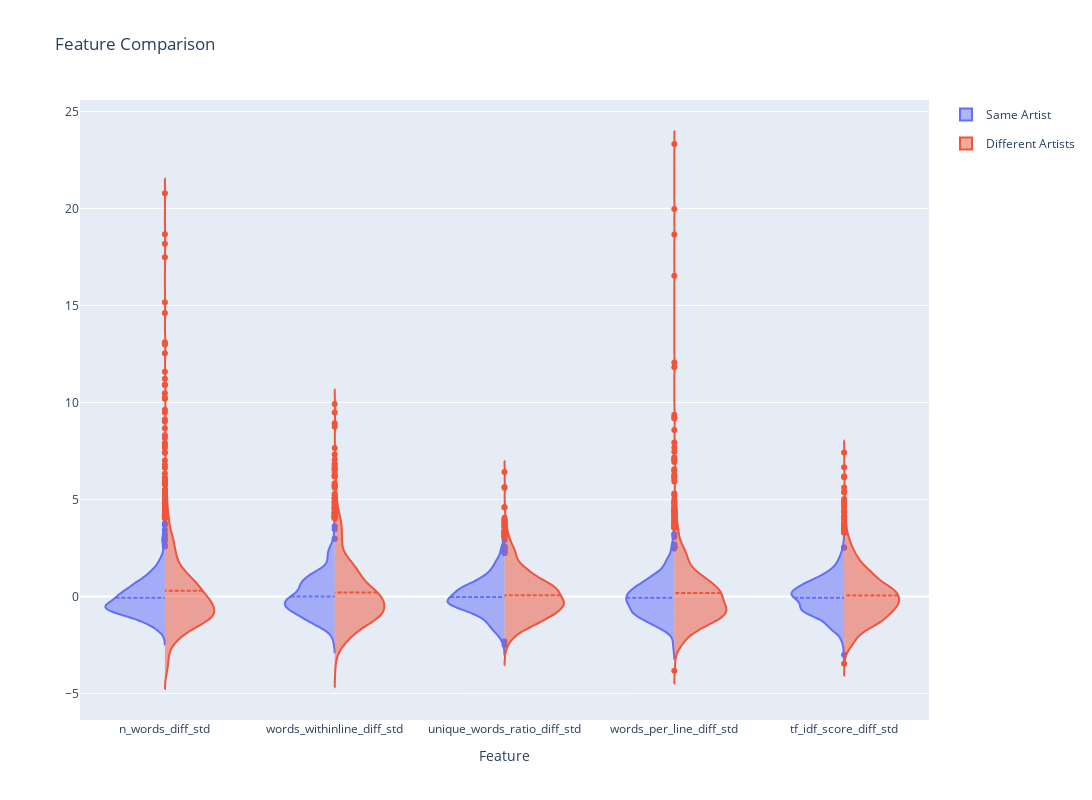

The cell this chart's notebook holds for it:
### Code cell
fig = violine_feature_plot(feature_df, ['n_words_diff_std', 'words_withinline_diff_std', 'unique_words_ratio_diff_std', 'words_per_line_diff_std', 'tf_idf_score_diff_std'])
fig.update_layout(
    autosize=False,
    width=2000,
    height=800,)
fig.update_xaxes(range=[-0.5, 4.5])
fig.show()

# Note that you should click *Autoscale* on the figure option to show all artists' violins

### Figure 1 — Plotly figure (JSON) as saved in the notebook; plotly's stock layout.template omitted (floating-point values rounded to 4 significant figures; data arrays with more than 128 entries replaced by an {"elided": "..."} marker saying what was removed)
{"data": [{"legendgroup": "Same Artist", "meanline": {"visible": true}, "name": "Same Artist", "scalegroup": "Same Artist", "side": "negative", "type": "violin", "x": {"elided": "3300 str values"}, "y": {"elided": "3300 float values"}}, {"legendgroup": "Different Artists", "meanline": {"visible": true}, "name": "Different Artists", "scalegroup": "Different Artists", "side": "positive", "type": "violin", "x": {"elided": "6600 str values"}, "y": {"elided": "6600 float values"}}], "layout": {"autosize": false, "height": 800, "title": {"text": "Feature Comparison"}, "violingap": 0, "violinmode": "overlay", "width": 2000, "xaxis": {"range": [-0.5, 4.5], "title": {"text": "Feature"}}}}
